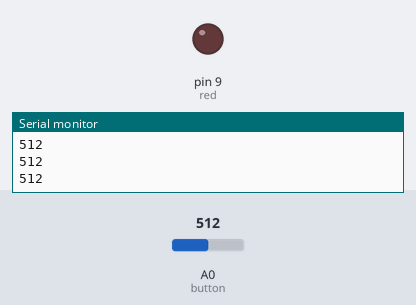
Bench run of a sketch on a simulated Arduino Uno, built with avr-gcc and run on an emulated ATmega328P. Parts: output pins drawn as LEDs (lit = HIGH), the last lines printed to the serial monitor. Inputs (shaded band) come from the test bench; at power-on: A0 (button) = 512.

Above: at 1.2 s.
1.3 s: A0 (button) set to 1015
2.8 s: A0 (button) set to 1023
At 3.3 s:
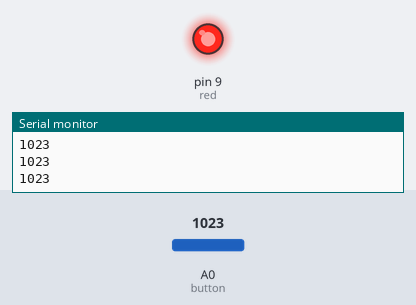
4.3 s: A0 (button) set to 900
At 5.5 s:
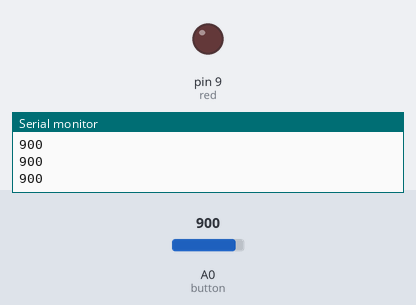
Timing chart, 0 to 7.3 s (numbered marks = the images above; inputs shaded):
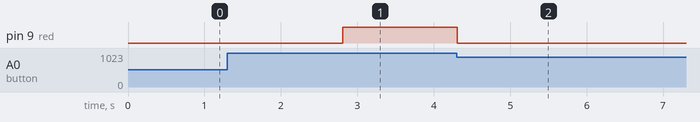

The sketch:

CAPACITIVE_BUTTON_TEST.ino
```cpp
int button = A0;
int red = 9;

void setup() {
  pinMode(button, INPUT);
  pinMode(red, OUTPUT);
  Serial.begin(9600);

}

void loop() {
  int touch = analogRead(button);
  Serial.println(touch);
  if (touch == 1023) {
    digitalWrite(red, HIGH);
  } else {
    digitalWrite(red, LOW);
  }

}
```

Measured:
- the behaviour switches between 1022 and 1023 on A0 (button) (found by bisection; images 0 and 1)
- after the input at 2.8 s, pin 9 (red): LOW → HIGH at once
- after the input at 4.3 s, pin 9 (red): HIGH → LOW at once
